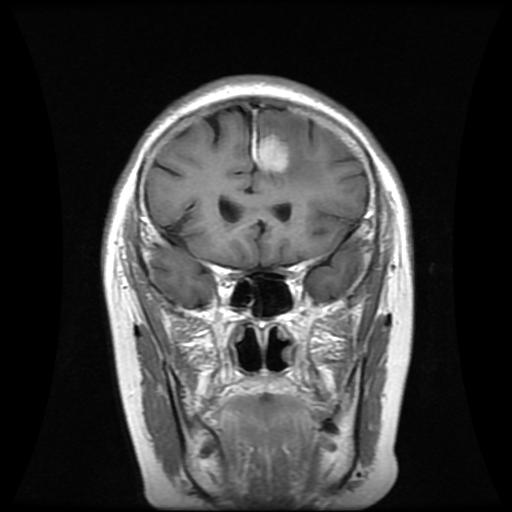
#> input picture TernausNet/3064_img.jpg, 512 x 512 px
$ python -i transforms.py   (imports and definitions only)   (older library calls are emulated)
#> lines starting #> are read from the running program, lines starting #| are printed output that depends on the picture
#> further down, picture is the input picture: shape (512, 512, 3); min 0, max 255, mean 58.2
"""
Based on a set of transformations developed by Alexander Buslaev as a part of the winning solution (1 out of 735)
to the Kaggle: Carvana Image Masking Challenge.
https://github.com/asanakoy/kaggle_carvana_segmentation/blob/master/albu/src/transforms.py
"""

import random
import cv2
import numpy as np
import math


class DualCompose:
    def __init__(self, transforms):
        self.transforms = transforms

    # [4 lines left out: function __call__, not called in this run]


class OneOf:
    def __init__(self, transforms, prob=0.5):
        self.transforms = transforms
        self.prob = prob

    # [6 lines left out: function __call__, not called in this run]


class OneOrOther:
    # [13 lines left out: functions __init__, __call__, not called in this run]


class ImageOnly:
    def __init__(self, trans):
        self.trans = trans

    def __call__(self, x, mask=None):
        return self.trans(x), mask


class VerticalFlip:
    def __init__(self, prob=0.5):
        self.prob = prob

    # [6 lines left out: function __call__, not called in this run]


class HorizontalFlip:
    def __init__(self, prob=0.5):
        self.prob = prob

    # [6 lines left out: function __call__, not called in this run]


class RandomFlip:
    def __init__(self, prob=0.5):
        self.prob = prob

    # [7 lines left out: function __call__, not called in this run]


class Transpose:
    def __init__(self, prob=0.5):
        self.prob = prob

    # [6 lines left out: function __call__, not called in this run]


class RandomRotate90:
    def __init__(self, prob=0.5):
        self.prob = prob

    # [7 lines left out: function __call__, not called in this run]


class Rotate:
    def __init__(self, limit=90, prob=0.5):
        self.prob = prob
        self.limit = limit

    # [15 lines left out: function __call__, not called in this run]


class RandomCrop:
    def __init__(self, size):
        self.h = size[0]
        self.w = size[1]

    # [15 lines left out: function __call__, not called in this run]


class Shift:
    def __init__(self, limit=4, prob=.5):
        self.limit = limit
        self.prob = prob

    # [21 lines left out: function __call__, not called in this run]


class ShiftScale:
    def __init__(self, limit=4, prob=.25):
        self.limit = limit
        self.prob = prob

    # [27 lines left out: function __call__, not called in this run]


class ShiftScaleRotate:
    # [35 lines left out: functions __init__, __call__, not called in this run]


class CenterCrop:
    def __init__(self, size):
        self.height = size[0]
        self.width = size[1]

    # [15 lines left out: function __call__, not called in this run]


class Normalize:
    def __init__(self, mean=(0.485, 0.456, 0.406), std=(0.229, 0.224, 0.225)):
        self.mean = mean
        self.std = std

    # [8 lines left out: function __call__, not called in this run]


class Distort1:
    """"
    ## unconverntional augmnet ################################################################################3
    ## https://stackoverflow.com/questions/6199636/formulas-for-barrel-pincushion-distortion
    ## https://stackoverflow.com/questions/10364201/image-transformation-in-opencv
    ## https://stackoverflow.com/questions/2477774/correcting-fisheye-distortion-programmatically
    ## http://www.coldvision.io/2017/03/02/advanced-lane-finding-using-opencv/
    ## barrel\pincushion distortion
    """

    # [37 lines left out: functions __init__, __call__, not called in this run]


class Distort2:
    """
    #http://pythology.blogspot.sg/2014/03/interpolation-on-regular-distorted-grid.html
    ## grid distortion
    """

    # [51 lines left out: functions __init__, __call__, not called in this run]


def clip(img, dtype, maxval):
    return np.clip(img, 0, maxval).astype(dtype)


class RandomFilter:
    """
    blur sharpen, etc
    """

    def __init__(self, limit=.5, prob=.5):
        self.limit = limit
        self.prob = prob

    # [12 lines left out: function __call__, not called in this run]


# https://github.com/pytorch/vision/pull/27/commits/659c854c6971ecc5b94dca3f4459ef2b7e42fb70
# color augmentation

# brightness, contrast, saturation-------------
# from mxnet code, see: https://github.com/dmlc/mxnet/blob/master/python/mxnet/image.py

class RandomBrightness:
    def __init__(self, limit=0.1, prob=0.5):
        self.limit = limit
        self.prob = prob

    # [8 lines left out: function __call__, not called in this run]


class RandomContrast:
    def __init__(self, limit=.1, prob=.5):
        self.limit = limit
        self.prob = prob

    # [10 lines left out: function __call__, not called in this run]


class RandomSaturation:
    def __init__(self, limit=0.3, prob=0.5):
        self.limit = limit
        self.prob = prob

    # [11 lines left out: function __call__, not called in this run]


class RandomHueSaturationValue:
    # [19 lines left out: functions __init__, __call__, not called in this run]


class CLAHE:
    def __init__(self, clipLimit=2.0, tileGridSize=(8, 8)):
        self.clipLimit = clipLimit
        self.tileGridSize = tileGridSize

    def __call__(self, im):
        img_yuv = cv2.cvtColor(im, cv2.COLOR_BGR2YUV)
#> img_yuv: shape (512, 512, 3); mean of channels 0, 1, 2 58.2, 128, 128
        clahe = cv2.createCLAHE(clipLimit=self.clipLimit, tileGridSize=self.tileGridSize)
        img_yuv[:, :, 0] = clahe.apply(img_yuv[:, :, 0])
#> img_yuv: shape (512, 512, 3); mean of channels 0, 1, 2 65.9, 128, 128
        img_output = cv2.cvtColor(img_yuv, cv2.COLOR_YUV2BGR)
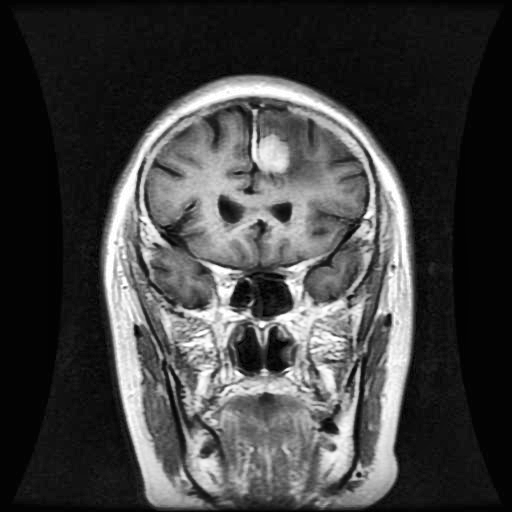
#> img_output: shape (512, 512, 3); min 0, max 255, mean 65.9
        return img_output


# [12 lines left out: function augment, not called in this run]

>>> import cv2
>>> picture = cv2.imread('../3064_img.jpg')
>>> result = CLAHE()(picture)
